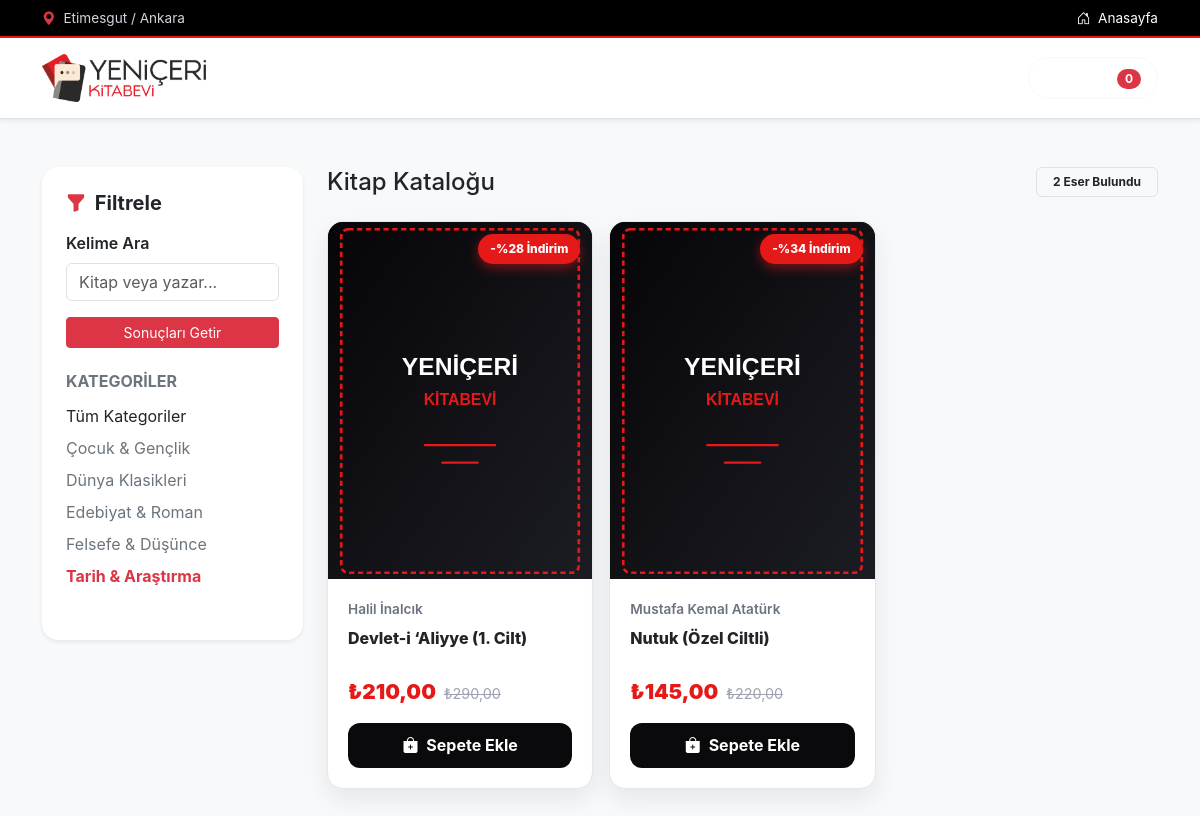
/category.php?id=2, run on the app's committed database.
### tables this page shows
CREATE TABLE categories (
    id INT AUTO_INCREMENT PRIMARY KEY,
    name VARCHAR(100) NOT NULL,
    slug VARCHAR(100) NOT NULL UNIQUE,
    parent_id INT DEFAULT NULL,
    icon VARCHAR(50) DEFAULT 'bi-book',
    created_at DATETIME DEFAULT CURRENT_TIMESTAMP,
    FOREIGN KEY (parent_id) REFERENCES categories(id) ON DELETE SET NULL
);

CREATE TABLE books (
    id INT AUTO_INCREMENT PRIMARY KEY,
    title VARCHAR(200) NOT NULL,
    original_title VARCHAR(200) NULL,
    isbn VARCHAR(20) NULL UNIQUE,
    author_id INT NOT NULL,
    publisher_id INT NOT NULL,
    category_id INT NOT NULL,
    price DECIMAL(10,2) NOT NULL,
    old_price DECIMAL(10,2) NULL,
    stock INT NOT NULL DEFAULT 0,
    pages INT NULL,
    year INT NULL,
    summary TEXT NULL,
    cover_image VARCHAR(255) NULL,
    is_active TINYINT(1) DEFAULT 1,
    created_at DATETIME DEFAULT CURRENT_TIMESTAMP,
    FOREIGN KEY (author_id) REFERENCES authors(id) ON DELETE CASCADE,
    FOREIGN KEY (publisher_id) REFERENCES publishers(id) ON DELETE CASCADE,
    FOREIGN KEY (category_id) REFERENCES categories(id) ON DELETE CASCADE
);

CREATE TABLE authors (
    id INT AUTO_INCREMENT PRIMARY KEY,
    name VARCHAR(120) NOT NULL,
    slug VARCHAR(120) NOT NULL UNIQUE,
    bio TEXT NULL,
    photo VARCHAR(255) NULL,
    created_at DATETIME DEFAULT CURRENT_TIMESTAMP
);

### config.php (called while the page is built, shortened)
<?php
global $pdo;
if (DB_DRIVER === 'sqlite') {
    init_sqlite_fallback();
} else {
    try {
        $dsn = "mysql:host=" . DB_HOST . ";port=" . DB_PORT . ";dbname=" . DB_NAME . ";charset=utf8mb4";
        $pdo = new PDO($dsn, DB_USER, DB_PASS, [
            PDO::ATTR_ERRMODE => PDO::ERRMODE_EXCEPTION,
            PDO::ATTR_DEFAULT_FETCH_MODE => PDO::FETCH_ASSOC,
            PDO::ATTR_EMULATE_PREPARES => false,
        ]);
    } catch (PDOException $e) {
        if (strpos($e->getMessage(), 'Unknown database') !== false || $e->getCode() == 1049) {
            try {
                $root_pdo = new PDO("mysql:host=" . DB_HOST . ";port=" . DB_PORT . ";charset=utf8mb4", DB_USER, DB_PASS);
                $root_pdo->exec("CREATE DATABASE IF NOT EXISTS `" . DB_NAME . "` CHARACTER SET utf8mb4 COLLATE utf8mb4_unicode_ci;");
                $pdo = new PDO($dsn, DB_USER, DB_PASS, [
                    PDO::ATTR_ERRMODE => PDO::ERRMODE_EXCEPTION,
                    PDO::ATTR_DEFAULT_FETCH_MODE => PDO::FETCH_ASSOC
                ]);
                $schema_file = __DIR__ . '/schema.sql';
                if (file_exists($schema_file)) {
                    $sql_content = file_get_contents($schema_file);
                    $pdo->exec($sql_content);
                }
            } catch (PDOException $ex_create) {
                init_sqlite_fallback();
            }
        } else {
            init_sqlite_fallback();
        }
    }
}
if ($pdo->getAttribute(PDO::ATTR_DRIVER_NAME) === 'sqlite') {
    $pdo->exec("CREATE TABLE IF NOT EXISTS contact_messages (id INTEGER PRIMARY KEY AUTOINCREMENT, name TEXT, email TEXT, subject TEXT, message TEXT, is_read INTEGER DEFAULT 0, ip_address TEXT, created_at DATETIME DEFAULT CURRENT_TIMESTAMP);");
} else {
    $pdo->exec("CREATE TABLE IF NOT EXISTS contact_messages (id INT AUTO_INCREMENT PRIMARY KEY, name VARCHAR(255), email VARCHAR(255), subject VARCHAR(255), message TEXT, is_read TINYINT DEFAULT 0, ip_address VARCHAR(64), created_at TIMESTAMP DEFAULT CURRENT_TIMESTAMP) CHARACTER SET utf8mb4 COLLATE utf8mb4_unicode_ci;");
}
function cover_url($cover) {
    $cover = basename((string)$cover);
    return 'assets/images/book_placeholder.svg';
}
function e($string) {
    return htmlspecialchars($string ?? '', ENT_QUOTES, 'UTF-8');
}
function sanitize($input) {
    return trim(strip_tags($input ?? ''));
}
function db_query($sql, $params = []) {
    global $pdo;
    $stmt = $pdo->prepare($sql);
    $stmt->execute($params);
    return $stmt;
}
function db_fetch_all($sql, $params = []) {
    return db_query($sql, $params)->fetchAll();
}
function format_price($price) {
    return '₺' . number_format((float)$price, 2, ',', '.');
}

### category.php (the view, shortened to what this page needs)
<?php
require_once __DIR__ . '/config.php';
$cat_id = isset($_GET['id']) ? (int)$_GET['id'] : 0;
$query  = sanitize($_GET['q'] ?? '');
$where = ["b.is_active = 1"];
$params = [];
if ($cat_id > 0) {
    $where[] = "b.category_id = ?";
    $params[] = $cat_id;
}
$where_sql = implode(' AND ', $where);
$books = db_fetch_all("SELECT b.*, a.name as author_name, p.name as publisher_name, c.name as category_name
                       FROM books b
                       LEFT JOIN authors a ON b.author_id = a.id
                       LEFT JOIN publishers p ON b.publisher_id = p.id
                       LEFT JOIN categories c ON b.category_id = c.id
                       WHERE {$where_sql}
                       ORDER BY b.id DESC", $params);
$all_categories = db_fetch_all("SELECT * FROM categories ORDER BY name ASC");
?>
<!DOCTYPE html>
<html lang="tr">
<head>
    <link href="https://cdn.jsdelivr.net/npm/bootstrap@5.3.2/dist/css/bootstrap.min.css" rel="stylesheet">
    <link href="https://cdn.jsdelivr.net/npm/bootstrap-icons@1.11.1/font/bootstrap-icons.css" rel="stylesheet">
    <link rel="stylesheet" href="assets/css/style.css">
</head>
<body>
    <div class="top-bar py-2 border-bottom border-dark">
        <div class="container d-flex align-items-center justify-content-between">
            <div><i class="bi bi-geo-alt-fill text-danger me-1"></i> Etimesgut / Ankara</div>
            <div><a href="index.php" class="text-white text-decoration-none"><i class="bi bi-house-door me-1"></i> Anasayfa</a></div>
        </div>
    </div>
    <header class="bg-white py-3 border-bottom shadow-sm">
        <div class="container d-flex align-items-center justify-content-between">
            <a href="index.php" class="navbar-brand text-dark d-flex align-items-center">
                <img src="assets/images/logo_horizontal.png" alt="Yeniçeri Kitabevi" style="height: 48px; max-width: 220px; object-fit: contain;">
            </a>
            <button class="btn btn-outline-light text-white rounded-pill px-3 py-2 fw-bold" data-bs-toggle="offcanvas" data-bs-target="#cartDrawer">
                <i class="bi bi-bag-handle-fill text-danger me-1"></i> Sepetim <span class="badge bg-danger rounded-pill cart-count-badge">0</span>
            </button>
        </div>
    </header>
    <div class="container py-5">
        <div class="row g-4">
            <div class="col-lg-3">
                <div class="card border-0 shadow-sm rounded-4 p-4 sticky-top" style="top: 100px;">
                    <h5 class="fw-bold mb-3 text-dark"><i class="bi bi-funnel-fill text-danger me-1"></i> Filtrele</h5>
                    <form method="GET" action="category.php" class="mb-4">
                        <div class="mb-3">
                            <label class="form-label fs-7 fw-semibold">Kelime Ara</label>
                            <input type="text" name="q" class="form-control" value="<?= e($query) ?>" placeholder="Kitap veya yazar...">
                        </div>
                        <button type="submit" class="btn btn-danger w-100 btn-sm font-semibold">Sonuçları Getir</button>
                    </form>
                    <div class="mb-4">
                        <h6 class="fw-bold fs-7 text-uppercase text-secondary mb-2">Kategoriler</h6>
                        <div class="list-group list-group-flush fs-7">
                            <a href="category.php" class="list-group-item px-0 py-1 border-0 text-decoration-none <?= $cat_id === 0 ? 'fw-bold text-danger' : 'text-dark' ?>">Tüm Kategoriler</a>
                            <?php foreach ($all_categories as $c): ?>
                                <a href="category.php?id=<?= $c['id'] ?>" class="list-group-item px-0 py-1 border-0 text-decoration-none <?= $cat_id === $c['id'] ? 'fw-bold text-danger' : 'text-secondary' ?>">
                                    <?= e($c['name']) ?>
                                </a>
                            <?php endforeach; ?>
                        </div>
                    </div>
                </div>
            </div>
            <div class="col-lg-9">
                <div class="d-flex align-items-center justify-content-between mb-4">
                    <h4 class="fw-extrabold text-dark mb-0">
                        <?php if (!empty($query)): ?>
                            "<?= e($query) ?>" Arama Sonuçları
                        <?php else: ?>
                            Kitap Kataloğu
                        <?php endif; ?>
                    </h4>
                    <span class="badge bg-light text-dark border px-3 py-2 fs-7"><?= count($books) ?> Eser Bulundu</span>
                </div>
                <?php if (empty($books)): ?>
                    <div class="text-center py-5 bg-white rounded-4 border shadow-sm">
                        <i class="bi bi-search display-1 text-muted opacity-25 d-block mb-3"></i>
                        <h5>Aramanıza uygun kitap bulunamadı.</h5>
                        <p class="text-muted fs-7">Farklı anahtar kelimeler ile tekrar arama yapabilirsiniz.</p>
                        <a href="category.php" class="btn btn-danger font-semibold">Tüm Kataloğu Gör</a>
                    </div>
                <?php else: ?>
                    <div class="row g-3 row-cols-2 row-cols-md-3">
                        <?php foreach ($books as $b): ?>
                            <div class="col">
                                <?php include __DIR__ . '/_book_card.php'; ?>
                            </div>
                        <?php endforeach; ?>
                    </div>
                <?php endif; ?>
            </div>
        </div>
    </div>
</body>
</html>

### _book_card.php (shortened to what this page needs)
<?php
$discount_percent = 0;
if (!empty($b['old_price']) && $b['old_price'] > $b['price']) {
    $discount_percent = round((($b['old_price'] - $b['price']) / $b['old_price']) * 100);
}
$img_src = cover_url($b['cover_image'] ?? '');
?>
<div class="book-card">
    <div class="book-cover-wrapper">
        <a href="detail.php?id=<?= $b['id'] ?>">
            <img src="<?= e($img_src) ?>" alt="<?= e($b['title']) ?>" class="book-cover-img" onerror="this.src='assets/images/book_placeholder.svg'">
        </a>
        <?php if ($discount_percent > 0): ?>
            <span class="discount-badge">-%<?= $discount_percent ?> İndirim</span>
        <?php endif; ?>
    </div>
    <div class="book-card-body">
        <div class="book-author text-truncate"><?= e($b['author_name'] ?? 'Bilinmeyen Yazar') ?></div>
        <h6 class="book-title">
            <a href="detail.php?id=<?= $b['id'] ?>" class="text-dark text-decoration-none" title="<?= e($b['title']) ?>">
                <?= e($b['title']) ?>
            </a>
        </h6>
        <div class="book-price-box mb-3">
            <span class="current-price"><?= format_price($b['price']) ?></span>
            <?php if (!empty($b['old_price'])): ?>
                <span class="old-price"><?= format_price($b['old_price']) ?></span>
            <?php endif; ?>
        </div>
        <?php if ((int)$b['stock'] > 0): ?>
            <button class="btn btn-add-cart mt-auto"
                    data-id="<?= $b['id'] ?>"
                    data-title="<?= e($b['title']) ?>"
                    data-price="<?= $b['price'] ?>"
                    data-image="<?= e($img_src) ?>">
                <i class="bi bi-bag-plus-fill me-1"></i> Sepete Ekle
            </button>
        <?php else: ?>
            <button class="btn btn-secondary mt-auto" disabled>Tükendi</button>
        <?php endif; ?>
    </div>
</div>

### assets/css/style.css (style rules this page uses)
:root { --primary-color: #0a0a0c; --primary-surface: #141418; --accent-color: #e61919; --accent-hover: #b80d0d; --accent-glow: rgba(230, 25, 25, 0.3); --dark-card: #18181f; --bg-light: #f8f9fa; --card-shadow: 0 10px 25px rgba(0, 0, 0, 0.08); --hover-shadow: 0 15px 35px rgba(230, 25, 25, 0.18); }
body { font-family: 'Outfit', 'Inter', -apple-system, BlinkMacSystemFont, sans-serif; background-color: var(--bg-light); color: #111115; overflow-x: hidden; }
.top-bar { background-color: #000000; color: #d1d5db; font-size: 0.85rem; border-bottom: 2px solid var(--accent-color) !important; }
.top-bar a { color: #9ca3af; text-decoration: none; transition: color 0.2s; }
header { background-color: #0e0e12 !important; border-bottom: 1px solid #22222a !important; }
.navbar-brand { font-weight: 900; font-size: 1.65rem; letter-spacing: -0.5px; color: #ffffff !important; }
.book-card { background: #ffffff; border: 1px solid #e5e7eb; border-radius: 16px; overflow: hidden; transition: all 0.3s cubic-bezier(0.25, 0.8, 0.25, 1); box-shadow: var(--card-shadow); height: 100%; display: flex; flex-direction: column; }
.book-cover-wrapper { position: relative; padding-top: 135%; background: #0f0f13; overflow: hidden; }
.book-cover-img { position: absolute; top: 0; left: 0; width: 100%; height: 100%; object-fit: cover; transition: transform 0.4s ease; }
.discount-badge { position: absolute; top: 12px; right: 12px; background: var(--accent-color); color: #ffffff; font-weight: 800; font-size: 0.75rem; padding: 6px 12px; border-radius: 50px; box-shadow: 0 4px 12px rgba(230, 25, 25, 0.5); z-index: 2; }
.book-card-body { padding: 1.25rem; display: flex; flex-direction: column; flex-grow: 1; }
.book-title { font-weight: 800; font-size: 1rem; line-height: 1.35; color: #0a0a0c; margin-bottom: 0.3rem; display: -webkit-box; -webkit-line-clamp: 2; -webkit-box-orient: vertical; overflow: hidden; height: 2.7rem; }
.book-author { font-size: 0.85rem; color: #6b7280; margin-bottom: 0.5rem; font-weight: 600; }
.book-price-box { margin-top: auto; display: flex; align-items: baseline; gap: 8px; }
.current-price { font-size: 1.3rem; font-weight: 900; color: var(--accent-color); }
.old-price { font-size: 0.9rem; color: #9ca3af; text-decoration: line-through; }
.btn-add-cart { background-color: #0a0a0c; color: #ffffff; border-radius: 12px; font-weight: 700; padding: 0.65rem 1rem; transition: all 0.2s ease; width: 100%; border: none; }

### data on the page
categories: name "Çocuk & Gençlik"
categories: name "Dünya Klasikleri"
categories: name "Edebiyat & Roman"
categories: name "Felsefe & Düşünce"
categories: name "Tarih & Araştırma"
books: discount_percent "28", author.name "Halil İnalcık", title "Devlet-i ‘Aliyye (1. Cilt)", price "₺210,00", old_price "₺290,00"
books: discount_percent "34", author.name "Mustafa Kemal Atatürk", title "Nutuk (Özel Ciltli)", price "₺145,00", old_price "₺220,00"

### other printed values
count($books) "2"
